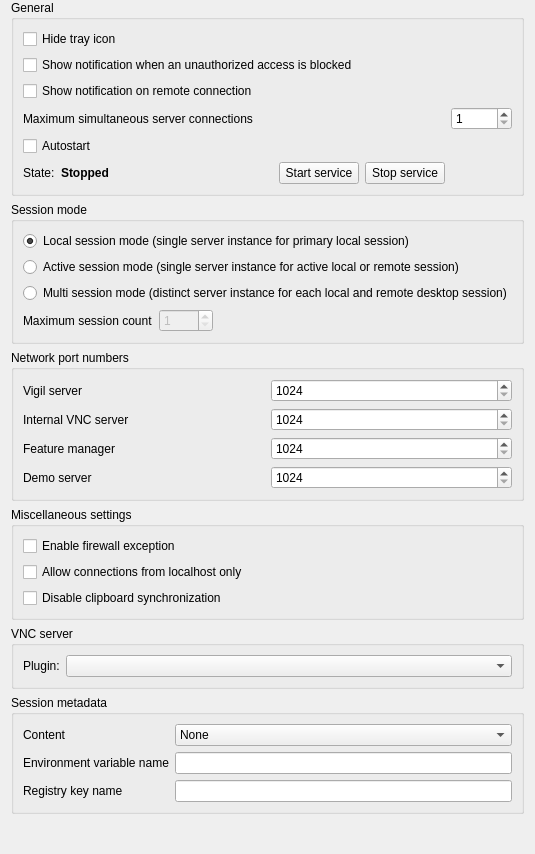
<?xml version="1.0" encoding="UTF-8"?>
<ui version="4.0">
 <class>ServiceConfigurationPage</class>
 <widget class="QWidget" name="ServiceConfigurationPage">
  <property name="windowTitle">
   <string notr="true">Form</string>
  </property>
  <layout class="QVBoxLayout" name="verticalLayout">
   <property name="topMargin">
    <number>0</number>
   </property>
   <property name="bottomMargin">
    <number>0</number>
   </property>
   <item>
    <widget class="QGroupBox" name="groupBox_3">
     <property name="title">
      <string>General</string>
     </property>
     <layout class="QGridLayout" name="gridLayout_12">
      <item row="1" column="0" colspan="2">
       <widget class="QCheckBox" name="failedAuthenticationNotificationsEnabled">
        <property name="text">
         <string>Show notification when an unauthorized access is blocked</string>
        </property>
       </widget>
      </item>
      <item row="2" column="0" colspan="2">
       <widget class="QCheckBox" name="remoteConnectionNotificationsEnabled">
        <property name="text">
         <string>Show notification on remote connection</string>
        </property>
       </widget>
      </item>
      <item row="4" column="0">
       <widget class="QLabel" name="serverConnectionLimitLabel">
        <property name="text">
         <string>Maximum simultaneous server connections</string>
        </property>
       </widget>
      </item>
      <item row="4" column="1">
       <widget class="QSpinBox" name="serverConnectionLimit">
        <property name="toolTip">
         <string>Limits simultaneous remote connections to protect the server against resource exhaustion.</string>
        </property>
        <property name="minimum">
         <number>1</number>
        </property>
        <property name="maximum">
         <number>10000</number>
        </property>
       </widget>
      </item>
      <item row="0" column="0" colspan="2">
       <widget class="QCheckBox" name="isTrayIconHidden">
        <property name="text">
         <string>Hide tray icon</string>
        </property>
       </widget>
      </item>
      <item row="5" column="0">
       <widget class="QCheckBox" name="autostartService">
        <property name="text">
         <string>Autostart</string>
        </property>
       </widget>
      </item>
      <item row="6" column="0">
       <layout class="QHBoxLayout" name="horizontalLayout_3">
        <item>
         <widget class="QLabel" name="label_16">
          <property name="text">
           <string>State:</string>
          </property>
         </widget>
        </item>
        <item>
         <widget class="QLabel" name="serviceState">
          <property name="font">
           <font>
            <bold>true</bold>
           </font>
          </property>
          <property name="text">
           <string>Stopped</string>
          </property>
         </widget>
        </item>
        <item>
         <spacer name="horizontalSpacer_9">
          <property name="orientation">
           <enum>Qt::Orientation::Horizontal</enum>
          </property>
          <property name="sizeHint" stdset="0">
           <size>
            <width>40</width>
            <height>20</height>
           </size>
          </property>
         </spacer>
        </item>
        <item>
         <widget class="QPushButton" name="startService">
          <property name="text">
           <string>Start service</string>
          </property>
          <property name="icon">
           <iconset resource="../../core/resources/core.qrc">
            <normaloff>:/core/media-playback-start.png</normaloff>:/core/media-playback-start.png</iconset>
          </property>
         </widget>
        </item>
        <item>
         <widget class="QPushButton" name="stopService">
          <property name="text">
           <string>Stop service</string>
          </property>
          <property name="icon">
           <iconset resource="../../core/resources/core.qrc">
            <normaloff>:/core/media-playback-stop.png</normaloff>:/core/media-playback-stop.png</iconset>
          </property>
         </widget>
        </item>
       </layout>
      </item>
     </layout>
    </widget>
   </item>
   <item>
    <widget class="QGroupBox" name="groupBox">
     <property name="title">
      <string>Session mode</string>
     </property>
     <layout class="QVBoxLayout" name="verticalLayout_2">
      <item>
       <widget class="QRadioButton" name="localSessionModeEnabled">
        <property name="text">
         <string>Local session mode (single server instance for primary local session)</string>
        </property>
        <property name="checked">
         <bool>true</bool>
        </property>
        <attribute name="buttonGroup">
         <string notr="true">sessionModeButtonGroup</string>
        </attribute>
       </widget>
      </item>
      <item>
       <widget class="QRadioButton" name="activeSessionModeEnabled">
        <property name="toolTip">
         <string>Enable if a single Vigil Server instance should be launched for the currently active session, no matter if local or remote.</string>
        </property>
        <property name="text">
         <string>Active session mode (single server instance for active local or remote session)</string>
        </property>
        <attribute name="buttonGroup">
         <string notr="true">sessionModeButtonGroup</string>
        </attribute>
       </widget>
      </item>
      <item>
       <widget class="QRadioButton" name="multiSessionModeEnabled">
        <property name="toolTip">
         <string>Enabling this option will make the service launch a server process for every interactive session on a computer.
Typically this is required to support terminal servers.</string>
        </property>
        <property name="text">
         <string>Multi session mode (distinct server instance for each local and remote desktop session)</string>
        </property>
        <attribute name="buttonGroup">
         <string notr="true">sessionModeButtonGroup</string>
        </attribute>
       </widget>
      </item>
      <item>
       <layout class="QHBoxLayout" name="horizontalLayout_2">
        <item>
         <widget class="QLabel" name="label_2">
          <property name="text">
           <string>Maximum session count</string>
          </property>
         </widget>
        </item>
        <item>
         <widget class="QSpinBox" name="maximumSessionCount">
          <property name="enabled">
           <bool>false</bool>
          </property>
          <property name="minimum">
           <number>1</number>
          </property>
          <property name="maximum">
           <number>1000</number>
          </property>
         </widget>
        </item>
        <item>
         <spacer name="horizontalSpacer">
          <property name="orientation">
           <enum>Qt::Orientation::Horizontal</enum>
          </property>
          <property name="sizeHint" stdset="0">
           <size>
            <width>40</width>
            <height>20</height>
           </size>
          </property>
         </spacer>
        </item>
       </layout>
      </item>
     </layout>
    </widget>
   </item>
   <item>
    <widget class="QGroupBox" name="networkPortNumbersGroupBox">
     <property name="title">
      <string>Network port numbers</string>
     </property>
     <layout class="QGridLayout" name="gridLayout_11">
      <item row="3" column="0">
       <widget class="QLabel" name="label_13">
        <property name="text">
         <string>Demo server</string>
        </property>
       </widget>
      </item>
      <item row="1" column="0">
       <widget class="QLabel" name="label_15">
        <property name="text">
         <string>Internal VNC server</string>
        </property>
       </widget>
      </item>
      <item row="0" column="0">
       <widget class="QLabel" name="label_12">
        <property name="text">
         <string>Vigil server</string>
        </property>
       </widget>
      </item>
      <item row="3" column="1">
       <widget class="QSpinBox" name="demoServerPort">
        <property name="minimum">
         <number>1024</number>
        </property>
        <property name="maximum">
         <number>65535</number>
        </property>
       </widget>
      </item>
      <item row="0" column="1">
       <widget class="QSpinBox" name="vigilServerPort">
        <property name="minimum">
         <number>1024</number>
        </property>
        <property name="maximum">
         <number>65535</number>
        </property>
       </widget>
      </item>
      <item row="1" column="1">
       <widget class="QSpinBox" name="vncServerPort">
        <property name="minimum">
         <number>1024</number>
        </property>
        <property name="maximum">
         <number>65535</number>
        </property>
       </widget>
      </item>
      <item row="2" column="1">
       <widget class="QSpinBox" name="featureWorkerManagerPort">
        <property name="minimum">
         <number>1024</number>
        </property>
        <property name="maximum">
         <number>65535</number>
        </property>
       </widget>
      </item>
      <item row="2" column="0">
       <widget class="QLabel" name="label_14">
        <property name="text">
         <string>Feature manager</string>
        </property>
       </widget>
      </item>
     </layout>
    </widget>
   </item>
   <item>
    <widget class="QGroupBox" name="miscSettingsGroupBox">
     <property name="title">
      <string>Miscellaneous settings</string>
     </property>
     <layout class="QVBoxLayout" name="verticalLayout_3">
      <item>
       <widget class="QCheckBox" name="isFirewallExceptionEnabled">
        <property name="text">
         <string>Enable firewall exception</string>
        </property>
       </widget>
      </item>
      <item>
       <widget class="QCheckBox" name="localConnectOnly">
        <property name="text">
         <string>Allow connections from localhost only</string>
        </property>
       </widget>
      </item>
      <item>
       <widget class="QCheckBox" name="clipboardSynchronizationDisabled">
        <property name="text">
         <string>Disable clipboard synchronization</string>
        </property>
       </widget>
      </item>
     </layout>
    </widget>
   </item>
   <item>
    <widget class="QGroupBox" name="vncServerGroupBox">
     <property name="title">
      <string>VNC server</string>
     </property>
     <layout class="QVBoxLayout" name="vncServerGroupBoxLayout">
      <item>
       <layout class="QHBoxLayout" name="horizontalLayout">
        <item>
         <widget class="QLabel" name="label">
          <property name="text">
           <string>Plugin:</string>
          </property>
         </widget>
        </item>
        <item>
         <widget class="QComboBox" name="vncServerPlugin">
          <property name="sizePolicy">
           <sizepolicy hsizetype="MinimumExpanding" vsizetype="Fixed">
            <horstretch>0</horstretch>
            <verstretch>0</verstretch>
           </sizepolicy>
          </property>
         </widget>
        </item>
       </layout>
      </item>
     </layout>
    </widget>
   </item>
   <item>
    <widget class="QGroupBox" name="sessionMetaDataGroupBox">
     <property name="title">
      <string>Session metadata</string>
     </property>
     <layout class="QFormLayout" name="formLayout">
      <item row="0" column="0">
       <widget class="QLabel" name="sessionMetaDataContentLabel">
        <property name="text">
         <string>Content</string>
        </property>
       </widget>
      </item>
      <item row="0" column="1">
       <widget class="QComboBox" name="sessionMetaDataContent">
        <property name="sizePolicy">
         <sizepolicy hsizetype="MinimumExpanding" vsizetype="Fixed">
          <horstretch>0</horstretch>
          <verstretch>0</verstretch>
         </sizepolicy>
        </property>
        <item>
         <property name="text">
          <string>None</string>
         </property>
        </item>
        <item>
         <property name="text">
          <string>Value of an environment variable</string>
         </property>
        </item>
        <item>
         <property name="text">
          <string>Value of a registry key</string>
         </property>
        </item>
       </widget>
      </item>
      <item row="1" column="0">
       <widget class="QLabel" name="sessionMetaDataEnvironmentVariableLabel">
        <property name="text">
         <string>Environment variable name</string>
        </property>
       </widget>
      </item>
      <item row="1" column="1">
       <widget class="QLineEdit" name="sessionMetaDataEnvironmentVariable"/>
      </item>
      <item row="2" column="0">
       <widget class="QLabel" name="sessionMetaDataRegistryKeyLabel">
        <property name="text">
         <string>Registry key name</string>
        </property>
       </widget>
      </item>
      <item row="2" column="1">
       <widget class="QLineEdit" name="sessionMetaDataRegistryKey">
        <property name="toolTip">
         <string>Optionally enter a regular expression with a capture to extract a part of the computer name and use it as the display name for the computer.

Example: [^-]*-(PC[0-9]*)</string>
        </property>
       </widget>
      </item>
     </layout>
    </widget>
   </item>
   <item>
    <spacer name="verticalSpacer">
     <property name="orientation">
      <enum>Qt::Orientation::Vertical</enum>
     </property>
     <property name="sizeHint" stdset="0">
      <size>
       <width>20</width>
       <height>40</height>
      </size>
     </property>
    </spacer>
   </item>
  </layout>
 </widget>
 <tabstops>
  <tabstop>isTrayIconHidden</tabstop>
  <tabstop>failedAuthenticationNotificationsEnabled</tabstop>
  <tabstop>remoteConnectionNotificationsEnabled</tabstop>
  <tabstop>autostartService</tabstop>
  <tabstop>startService</tabstop>
  <tabstop>stopService</tabstop>
  <tabstop>localSessionModeEnabled</tabstop>
  <tabstop>activeSessionModeEnabled</tabstop>
  <tabstop>multiSessionModeEnabled</tabstop>
  <tabstop>maximumSessionCount</tabstop>
  <tabstop>serverConnectionLimit</tabstop>
  <tabstop>vigilServerPort</tabstop>
  <tabstop>vncServerPort</tabstop>
  <tabstop>featureWorkerManagerPort</tabstop>
  <tabstop>demoServerPort</tabstop>
  <tabstop>isFirewallExceptionEnabled</tabstop>
  <tabstop>localConnectOnly</tabstop>
  <tabstop>clipboardSynchronizationDisabled</tabstop>
  <tabstop>vncServerPlugin</tabstop>
  <tabstop>sessionMetaDataContent</tabstop>
  <tabstop>sessionMetaDataEnvironmentVariable</tabstop>
  <tabstop>sessionMetaDataRegistryKey</tabstop>
 </tabstops>
 <resources>
  <include location="../../core/resources/core.qrc"/>
 </resources>
 <connections>
  <connection>
   <sender>vncServerPlugin</sender>
   <signal>currentIndexChanged(int)</signal>
   <receiver>ServiceConfigurationPage</receiver>
   <slot>updateVncServerPluginConfigurationWidget()</slot>
   <hints>
    <hint type="sourcelabel">
     <x>381</x>
     <y>703</y>
    </hint>
    <hint type="destinationlabel">
     <x>340</x>
     <y>484</y>
    </hint>
   </hints>
  </connection>
  <connection>
   <sender>startService</sender>
   <signal>clicked()</signal>
   <receiver>ServiceConfigurationPage</receiver>
   <slot>startService()</slot>
   <hints>
    <hint type="sourcelabel">
     <x>230</x>
     <y>118</y>
    </hint>
    <hint type="destinationlabel">
     <x>207</x>
     <y>234</y>
    </hint>
   </hints>
  </connection>
  <connection>
   <sender>stopService</sender>
   <signal>clicked()</signal>
   <receiver>ServiceConfigurationPage</receiver>
   <slot>stopService()</slot>
   <hints>
    <hint type="sourcelabel">
     <x>342</x>
     <y>118</y>
    </hint>
    <hint type="destinationlabel">
     <x>207</x>
     <y>234</y>
    </hint>
   </hints>
  </connection>
  <connection>
   <sender>multiSessionModeEnabled</sender>
   <signal>toggled(bool)</signal>
   <receiver>maximumSessionCount</receiver>
   <slot>setEnabled(bool)</slot>
   <hints>
    <hint type="sourcelabel">
     <x>320</x>
     <y>371</y>
    </hint>
    <hint type="destinationlabel">
     <x>295</x>
     <y>415</y>
    </hint>
   </hints>
  </connection>
 </connections>
 <slots>
  <slot>updateVncServerPluginConfigurationWidget()</slot>
  <slot>startService()</slot>
  <slot>stopService()</slot>
 </slots>
 <buttongroups>
  <buttongroup name="sessionModeButtonGroup"/>
 </buttongroups>
</ui>
